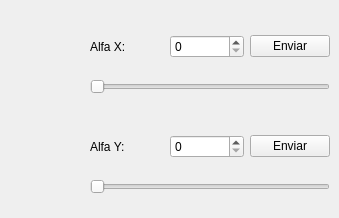
      <widget class="QWidget" name="tab_8">
       <attribute name="title">
        <string>Alfa Beta</string>
       </attribute>
       <widget class="QWidget" name="widget_28" native="true">
        <property name="geometry">
         <rect>
          <x>90</x>
          <y>20</y>
          <width>240</width>
          <height>89</height>
         </rect>
        </property>
        <layout class="QGridLayout" name="gridLayout_10">
         <item row="0" column="0">
          <widget class="QLabel" name="label_30">
           <property name="text">
            <string>Alfa X:</string>
           </property>
          </widget>
         </item>
         <item row="0" column="2">
          <widget class="QPushButton" name="pushButton_Y_AB_2">
           <property name="text">
            <string>Enviar</string>
           </property>
          </widget>
         </item>
         <item row="1" column="0" colspan="3">
          <widget class="QSlider" name="horizontalSlider_X_AB">
           <property name="maximum">
            <number>10000</number>
           </property>
           <property name="pageStep">
            <number>100</number>
           </property>
           <property name="value">
            <number>0</number>
           </property>
           <property name="orientation">
            <enum>Qt::Horizontal</enum>
           </property>
          </widget>
         </item>
         <item row="0" column="1">
          <widget class="QSpinBox" name="spinBox_X_AB">
           <property name="maximum">
            <number>10000</number>
           </property>
           <property name="value">
            <number>0</number>
           </property>
          </widget>
         </item>
        </layout>
       </widget>
       <widget class="QWidget" name="widget_29" native="true">
        <property name="geometry">
         <rect>
          <x>90</x>
          <y>120</y>
          <width>240</width>
          <height>89</height>
         </rect>
        </property>
        <layout class="QGridLayout" name="gridLayout_13">
         <item row="0" column="0">
          <widget class="QLabel" name="label_31">
           <property name="text">
            <string>Alfa Y:</string>
           </property>
          </widget>
         </item>
         <item row="0" column="2">
          <widget class="QPushButton" name="pushButton_Y_AB">
           <property name="text">
            <string>Enviar</string>
           </property>
          </widget>
         </item>
         <item row="1" column="0" colspan="3">
          <widget class="QSlider" name="horizontalSlider_Y_AB">
           <property name="maximum">
            <number>10000</number>
           </property>
           <property name="pageStep">
            <number>100</number>
           </property>
           <property name="value">
            <number>0</number>
           </property>
           <property name="orientation">
            <enum>Qt::Horizontal</enum>
           </property>
          </widget>
         </item>
         <item row="0" column="1">
          <widget class="QSpinBox" name="spinBox_Y_AB">
           <property name="maximum">
            <number>10000</number>
           </property>
           <property name="value">
            <number>0</number>
           </property>
          </widget>
         </item>
        </layout>
       </widget>
      </widget>
